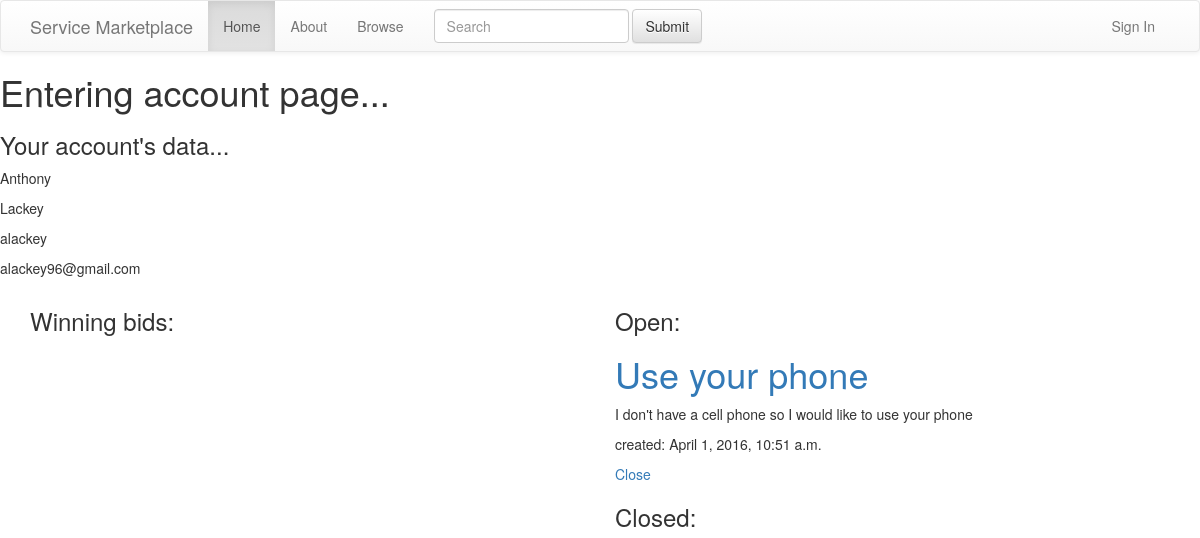
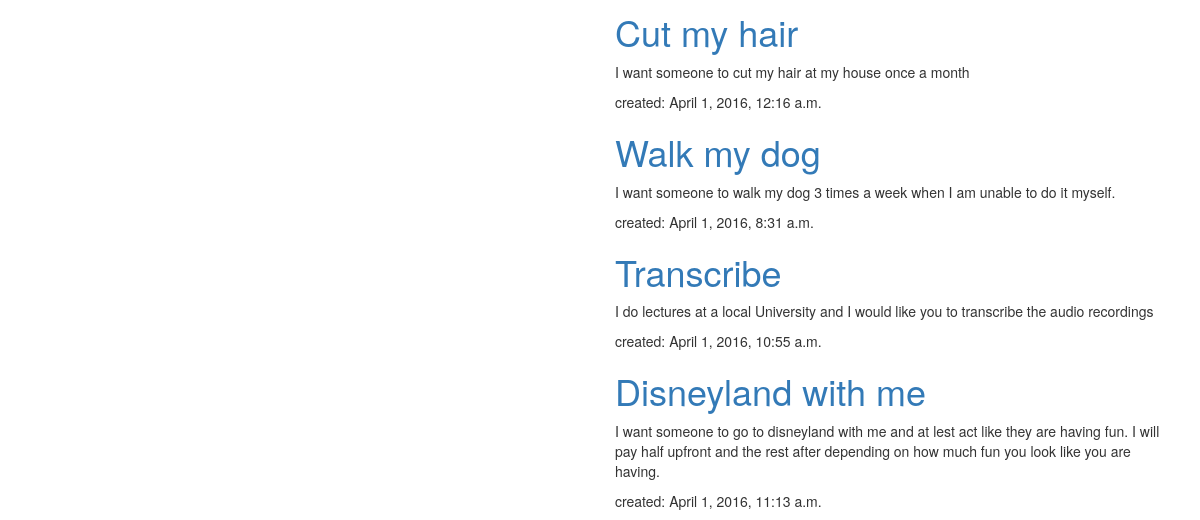
The app's page /my_account/ (signed in, upper part), older data (2 pictures, top to bottom).
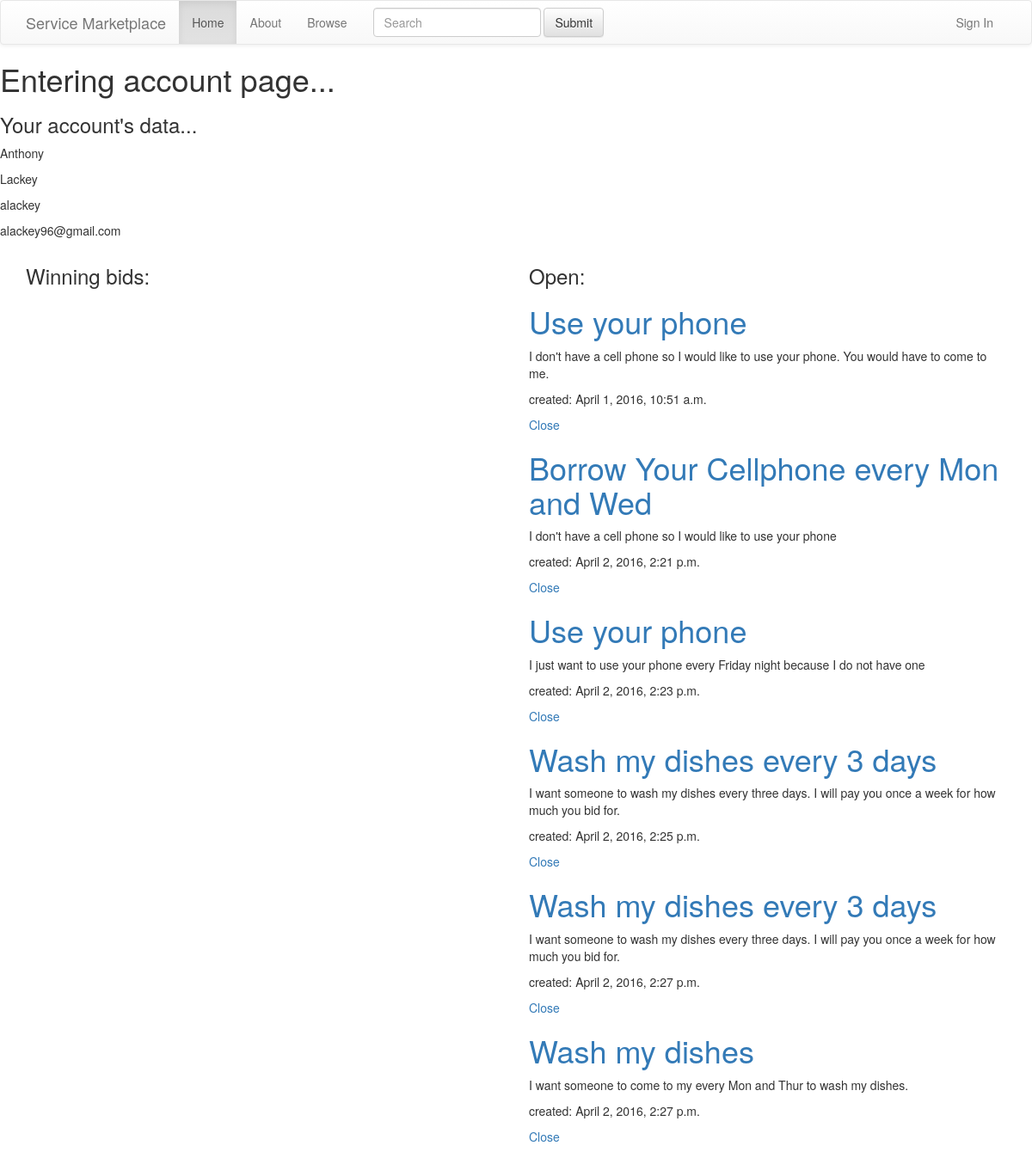
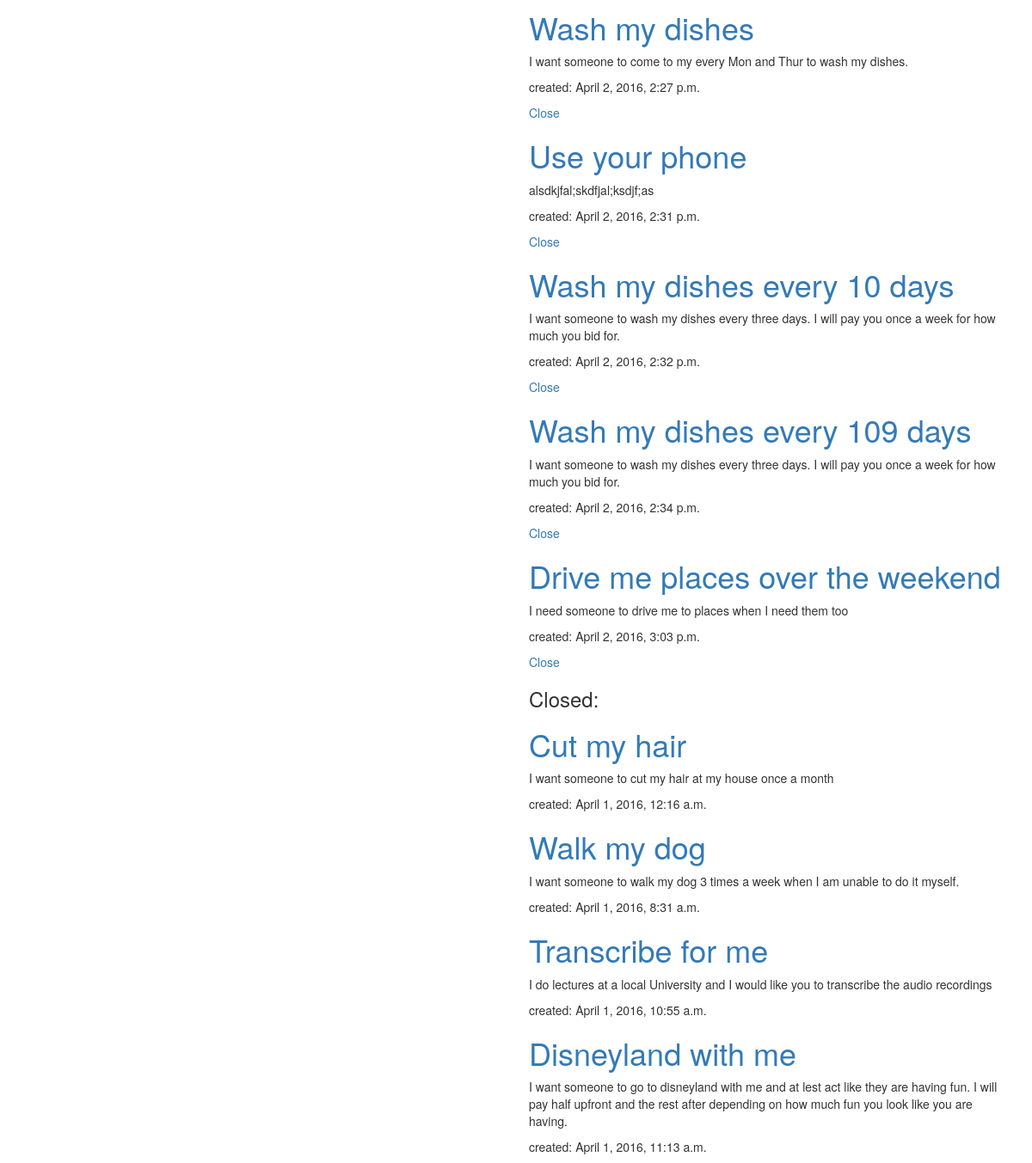
The same page, newer data (2 pictures, top to bottom).
### market/models.py (models this page shows, shortened)
class Service(models.Model):
    client= models.ForeignKey(
        settings.AUTH_USER_MODEL,
        related_name='service_client',
        null=True,
        blank=True
    )
    service_provider = models.ForeignKey(
        settings.AUTH_USER_MODEL,
        related_name='service_service_providers',
        null=True,
        blank=True
    )
    title = models.CharField(max_length=100)
    description = models.TextField()
    location = models.CharField(max_length=50, default="U.S.")
    final_time = models.CharField(max_length=20, default="0")
    category = models.CharField(max_length=50, default="Other")
    is_open = models.BooleanField(default=True)
    bid = models.DecimalField(
        max_digits=10,
        decimal_places=2,
        default=1000.00
    )
    created_date = models.DateTimeField(default=timezone.now)

### market/views.py (the view)
# urls.py: url(r'^my_account/$', views.my_account),
@login_required
def my_account(request):
    reviews = Review.objects.filter(user=request.user).order_by('-created_date')
    services_open = Service.objects.filter(client=request.user, is_open=True)
    services_closed = Service.objects.filter(client=request.user, is_open=False)
    return render(
        request,
        'market/my_account.html',
        {
            'reviews': reviews,
            'services_open': services_open,
            'services_closed': services_closed
        }
    )

### market/templates/market/my_account.html (shortened to what this page needs)
{% extends "market/base.html" %}
{% block content %}
    <h1>Entering account page...</h1>
    <div>
        <h3>Your account's data...</h3>
        <p>{{ user.first_name }}</p>
        <p>{{ user.last_name }}</p>
        <p>{{ user.username }}</p>
        <p>{{ user.email }}</p>
    </div>
    <div class="container">
        <div class="row">
    		<div class="col-lg-6">
    			<h3>Winning bids:</h3>
    		</div>
            <div class="col-lg-6">
                <h3>Open:</h3>
                {% for service in services_open %}
                    <div class="service">
                        <h1><a href="{% url 'service_detail' pk=service.pk %}">{{ service.title }}</a></h1>
                        <p>{{ service.description|linebreaks }}</p>
                        <div class="date">
                            <p>created: {{ service.created_date }}</p>
                        </div>
                        <a href="{% url 'service_close' pk=service.pk %}">Close</a>
                    </div>
                {% endfor %}
    			<h3>Closed:</h3>
                {% for service in services_closed %}
                    <div class="service">
                        <h1><a href="{% url 'service_detail' pk=service.pk %}">{{ service.title }}</a></h1>
                        <p>{{ service.description|linebreaks }}</p>
                        <div class="date">
                            <p>created: {{ service.created_date }}</p>
                        </div>
                    </div>
                {% endfor %}
    		</div>
        </div>
	</div>
{% endblock %}

Row changes from the older to the newer data that the page shows:
changed Service: description "I don't have a cell phone so I would like to use your phone" → "I don't have a cell phone so I would like to use your phone. You would have to come to me."
added Service: title "Borrow Your Cellphone every Mon and Wed", description "I don't have a cell phone so I would like to use your phone", created_date "April 2, 2016, 2:21 p.m.", shown under "Open:"
added Service: title "Use your phone", description "I just want to use your phone every Friday night because I do not have one", created_date "April 2, 2016, 2:23 p.m.", shown under "Open:"
added Service: title "Wash my dishes every 3 days", description "I want someone to wash my dishes every three days. I will pay you once a week for how much you bid for.", created_date "April 2, 2016, 2:25 p.m.", shown under "Open:"
added Service: title "Wash my dishes every 3 days", description "I want someone to wash my dishes every three days. I will pay you once a week for how much you bid for.", created_date "April 2, 2016, 2:27 p.m.", shown under "Open:"
added Service: title "Wash my dishes", description "I want someone to come to my every Mon and Thur to wash my dishes.", created_date "April 2, 2016, 2:27 p.m.", shown under "Open:"
added Service: title "Wash my dishes", description "I want someone to come to my every Mon and Thur to wash my dishes.", created_date "April 2, 2016, 2:27 p.m.", shown under "Open:"
added Service: title "Use your phone", description "alsdkjfal;skdfjal;ksdjf;as", created_date "April 2, 2016, 2:31 p.m.", shown under "Open:"
added Service: title "Wash my dishes every 10 days", description "I want someone to wash my dishes every three days. I will pay you once a week for how much you bid for.", created_date "April 2, 2016, 2:32 p.m.", shown under "Open:"
added Service: title "Wash my dishes every 109 days", description "I want someone to wash my dishes every three days. I will pay you once a week for how much you bid for.", created_date "April 2, 2016, 2:34 p.m.", shown under "Open:"
added Service: title "Drive me places over the weekend", description "I need someone to drive me to places when I need them too", created_date "April 2, 2016, 3:03 p.m.", shown under "Open:"
changed Service: title "Transcribe" → "Transcribe for me"
